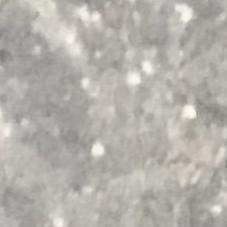
#> input picture dataset/label1/ts (10).jpg, 227 x 227 px, found by its file name; its folder holds only this picture in this run
$ jupyter execute --allow-errors test6.ipynb   (older library calls are emulated)
#> lines starting #> are read from the running program, lines starting #| are printed output that depends on the picture; long printed decimals are rounded
# Klasifikasi Retakan Permukaan Beton Guna Dalam Pemeliharaan Infrastruktur

## Import Library

[cell 1]
# Import library yang kalian butuhkan
import os
import cv2 as cv
import matplotlib.pyplot as plt
import numpy as np
import pandas as pd
from sklearn.preprocessing import StandardScaler
from sklearn.feature_selection import SelectKBest, f_classif
from sklearn.model_selection import train_test_split, cross_val_predict
from sklearn.metrics import accuracy_score, classification_report
from skimage.feature import graycomatrix, graycoprops
from scipy.stats import entropy
from sklearn.ensemble import RandomForestClassifier
from sklearn.svm import SVC
from sklearn.neighbors import KNeighborsClassifier
from sklearn.metrics import accuracy_score, precision_score, recall_score, f1_score, confusion_matrix, classification_report
from sklearn.metrics import (confusion_matrix, ConfusionMatrixDisplay)
import seaborn as sns

## Load Gambar

[cell 2]
data = []
labels = []
file_name = []

# Tentukan 3 label folder yang ingin dimuat
allowed_labels = ['label1', 'label2', 'label3']

# Loop hanya pada folder yang termasuk dalam allowed_labels
for sub_folder in os.listdir("dataset\\"):
    if sub_folder not in allowed_labels:
        continue  # Lewati folder yang tidak termasuk

    sub_folder_path = os.path.join("dataset\\", sub_folder)
    sub_folder_files = os.listdir(sub_folder_path)

    for i, filename in enumerate(sub_folder_files):
        img_path = os.path.join(sub_folder_path, filename)
        img = cv.imread(img_path)
#> img is the input picture: shape (227, 227, 3); mean B, G, R 172, 177.3, 180.3

        if img is None:
            continue  # Lewati file yang gagal dibaca

        img = img.astype(np.uint8)
        data.append(img)
        labels.append(sub_folder)
        file_name.append(filename)

print(f"Total gambar berhasil dimuat: {len(data)}")
#| Total gambar berhasil dimuat: 2
print(f"Total label yang dimuat: {len(labels)}")


data = np.array(data)
labels = np.array(labels)

## Data Understanding

### Distribusi Data per Label

[cell 3]
# 1. Distribusi Data per Label
unique, counts = np.unique(labels, return_counts=True)
plt.figure(figsize=(6,4))
plt.bar(unique, counts, color='skyblue')
plt.title("Distribusi Data per Label")
plt.xlabel("Label")
plt.ylabel("Jumlah Gambar")
plt.show()
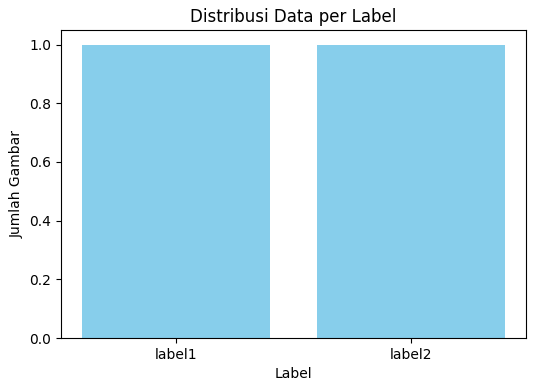
#> figure drawn by matplotlib, 1 panel

for u, c in zip(unique, counts):
    print(f"Label: {u}, Jumlah: {c}")

### Menampilkan Sampel Data dari Setiap Label

[cell 4]
# 2. Menampilkan Sampel Data dari Setiap Label
plt.figure(figsize=(12,4))
for idx, label in enumerate(unique):
    idx_sample = np.where(labels == label)[0][0]
    plt.subplot(1, len(unique), idx+1)
    plt.imshow(data[idx_sample], cmap='gray')
    plt.title(f"Label: {label}")
    plt.axis('off')
plt.suptitle("Contoh Gambar dari Setiap Label")
plt.show()
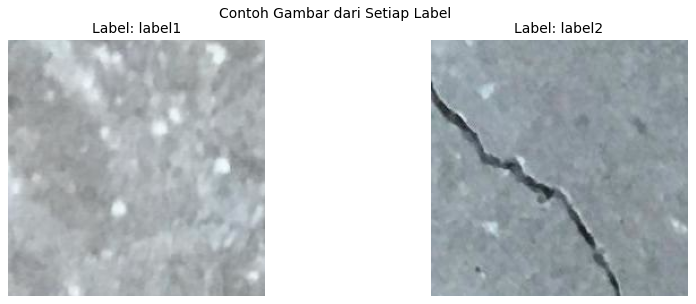
#> figure drawn by matplotlib, 2 panels; B, G, R data is drawn as R, G, B

### Statistik Dasar dari Gambar

[cell 5]
# 3. Statistik Dasar Gambar
print("Ukuran gambar:", data[0].shape)
#| Ukuran gambar: (227, 227, 3)
print("Nilai pixel min:", np.min(data), "max:", np.max(data), "mean:", np.mean(data))
#| Nilai pixel min: 12 max: 255 mean: 163.526

### Distribusi Brightness Gambar

[cell 6]
# 4. Distribusi Brightness
brightness = [np.mean(img) for img in data]
#> brightness = [176.5, 150.5]
plt.figure(figsize=(6,4))
plt.hist(brightness, bins=20, color='orange')
plt.title("Distribusi Rata-rata Brightness Gambar")
plt.xlabel("Brightness")
plt.ylabel("Jumlah Gambar")
plt.show()
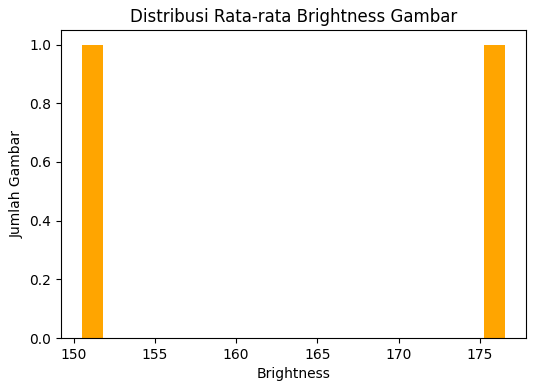
#> figure drawn by matplotlib, 1 panel

## Data Preparation

### Menentukan Function Preprocessing

[cell 7]
kernel = np.array([
    [0, 0, 1, 1, 1],
    [0, 0, 1, 1, 1],
    [1, 1, 1, 1, 1],
    [1, 1, 1, 0, 0],
    [1, 1, 1, 0, 0]])

def dilasi_image(image, kernel):
    height, width = image.shape
    k_height, k_width = kernel.shape
    k_center_y = k_height // 2
    k_center_x = k_width // 2

    padded_img = np.pad(image, ((k_center_y, k_center_y), (k_center_x, k_center_x)),
                        mode='constant', constant_values=0)

    hasil = np.zeros_like(image, dtype=np.uint8)

    for i in range(height):
        for j in range(width):
            bagian = padded_img[i:i + k_height, j:j + k_width]
            if np.any((bagian == 255) & (kernel == 1)):
                hasil[i, j] = 255
    return hasil

# [55 lines left out: functions erosi_image, ekualisasi, ambil_gambar_ekualisasi, not called in this run]

# Contoh pemakaian pada pipeline Anda:
# img_gray = grayscaling_manual(img)
# img_eq = ambil_gambar_ekualisasi(img_gray)

[cell 8]
def grayscaling_manual(img):
    b, g, r = img[:,:,0], img[:,:,1], img[:,:,2]
    gray = 0.114 * b + 0.587 * g + 0.299 * r
    return gray.astype(np.uint8)


def threshold_image(image, threshold_value):
    thresholded_image = np.zeros(image.shape, dtype=np.uint8)
    for i in range(image.shape[0]):
        for j in range(image.shape[1]):
            if image[i, j] > threshold_value:
                thresholded_image[i, j] = 0
            else:
                thresholded_image[i, j] = 255
    return thresholded_image
threshold_value = 110

[cell 9]
dataPreprocessed = []
#> (the rest of this cell did not finish here and is left out)

## Feature Extraction

[cell 10]
# [14 lines left out: function glcm, not called in this run]

[cell 11]
def correlation(matrix):
    return graycoprops(matrix, 'correlation')[0, 0]
def dissimilarity(matrix):
    return graycoprops(matrix, 'dissimilarity')[0, 0]
def homogeneity(matrix):
    return graycoprops(matrix, 'homogeneity')[0, 0]
def contrast(matrix):
    return graycoprops(matrix, 'contrast')[0, 0]
def ASM(matrix):
    return graycoprops(matrix, 'ASM')[0, 0]
def energy(matrix):
    return graycoprops(matrix, 'energy')[0, 0]
def entropyGLCM(matrix):
    return entropy(matrix.ravel())

[cell 12]
Derajat0 = []
Derajat45 = []
Derajat90 = []
Derajat135 = []
for i in range(len(dataPreprocessed)):
    D0 = glcm(dataPreprocessed[i], 0)
    D45 = glcm(dataPreprocessed[i], 45)
    D90 = glcm(dataPreprocessed[i], 90)
    D135 = glcm(dataPreprocessed[i], 135)
    Derajat0.append(D0)
    Derajat45.append(D45)
    Derajat90.append(D90)
    Derajat135.append(D135)
#> after the loop, Derajat0 = []; Derajat135 = []; Derajat45 = []; Derajat90 = []

[cell 13]
Kon0, Kon45, Kon90, Kon135 = [], [], [], []
homo0, homo45, homo90, homo135 = [], [], [], []
diss0, diss45, diss90, diss135 = [], [], [], []
entr0, entr45, entr90, entr135 = [], [], [], []
ASM0, ASM45, ASM90, ASM135 = [], [], [], []
energy0, energy45, energy90, energy135 = [], [], [], []
corr0, corr45, corr90, corr135 = [], [], [], []

[cell 14]
for i in range(len(dataPreprocessed)):
    # Sudut 0
    D0 = Derajat0[i]
    Kon0.append(contrast(D0))
    diss0.append(dissimilarity(D0))
    homo0.append(homogeneity(D0))
    entr0.append(entropyGLCM(D0))
    ASM0.append(ASM(D0))
    energy0.append(energy(D0))
    corr0.append(correlation(D0))
#> after the loop, ASM0 = []; Kon0 = []; corr0 = []; diss0 = []; energy0 = []; entr0 = []; homo0 = []

[cell 15]
for i in range(len(dataPreprocessed)):
    # Sudut 45
    D45 = Derajat45[i]
    Kon45.append(contrast(D45))
    diss45.append(dissimilarity(D45))
    homo45.append(homogeneity(D45))
    entr45.append(entropyGLCM(D45))
    ASM45.append(ASM(D45))
    energy45.append(energy(D45))      # Perbaiki di sini
    corr45.append(correlation(D45))
#> after the loop, ASM45 = []; Kon45 = []; corr45 = []; diss45 = []; energy45 = []; entr45 = []; homo45 = []

[cell 16]
for i in range(len(dataPreprocessed)):
    # Sudut 90
    D90 = Derajat90[i]
    Kon90.append(contrast(D90))
    diss90.append(dissimilarity(D90))
    homo90.append(homogeneity(D90))
    entr90.append(entropyGLCM(D90))
    ASM90.append(ASM(D90))
    energy90.append(energy(D90))
    corr90.append(correlation(D90))
#> after the loop, ASM90 = []; Kon90 = []; corr90 = []; diss90 = []; energy90 = []; entr90 = []; homo90 = []

[cell 17]
for i in range(len(dataPreprocessed)):
    # Sudut 135
    D135 = Derajat135[i]
    Kon135.append(contrast(D135))
    diss135.append(dissimilarity(D135))
    homo135.append(homogeneity(D135))
    entr135.append(entropyGLCM(D135))
    ASM135.append(ASM(D135))
    energy135.append(energy(D135))
    corr135.append(correlation(D135))
#> after the loop, ASM135 = []; Kon135 = []; corr135 = []; diss135 = []; energy135 = []; entr135 = []; homo135 = []
